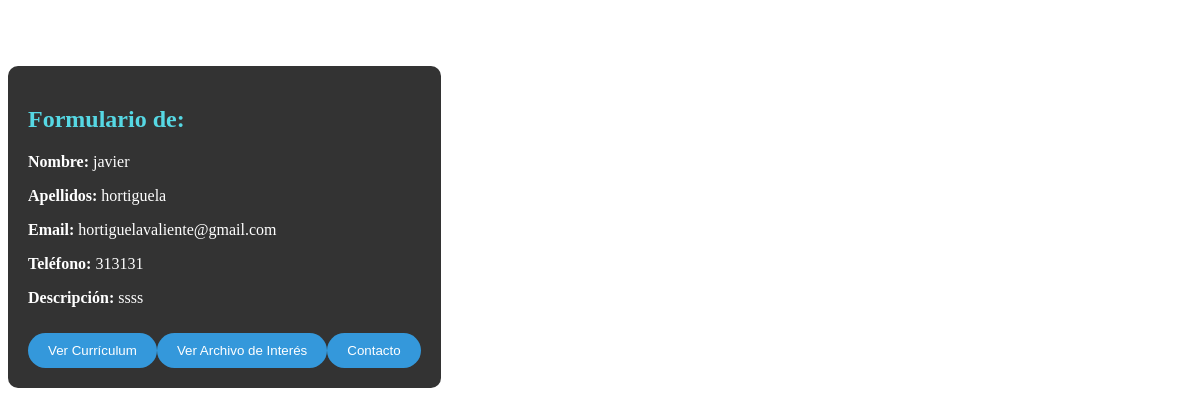
Screenshot of /ver_candidatos.php?Identificador=1 with the database file from the repository.
### tables this page shows
CREATE TABLE `formularios` (
  `Identificador` int(11) NOT NULL,
  `nombre` varchar(50) NOT NULL,
  `apellidos` varchar(50) NOT NULL,
  `email` varchar(100) NOT NULL,
  `telefono` varchar(20) DEFAULT NULL,
  `descripcion` text NOT NULL,
  `oferta_id` int(11) NOT NULL,
  `fecha_creacion` timestamp NOT NULL DEFAULT current_timestamp(),
  `curriculum` varchar(255) DEFAULT NULL,
  `archivo_interes` varchar(255) DEFAULT NULL
);

### ver_candidatos.php (the view, shortened to what this page needs)
<link rel="stylesheet" href="css/estiloRegistros.css">
<?php include 'cabecera.php';
$servername = "localhost";
$username = "examenmarcas";
$password = "examenmarcas";
$database = "proyectofinal";
$conn = new mysqli($servername, $username, $password, $database);
if (isset($_GET['Identificador'])) {
    $oferta_id = $_GET['Identificador'];
$sql = "SELECT f.* FROM formularios f WHERE f.oferta_id = $oferta_id";
    $result = $conn->query($sql);
    if ($result->num_rows > 0) {
        echo "<div class='container'>";
        $count = 0;
        while($row = $result->fetch_assoc()) {
            echo "<div class='form-container'>";
            echo "<div class='form'>";
            echo "<h2>Formulario de:</h2>";
            echo "<p><strong>Nombre:</strong> " . $row["nombre"] . "</p>";
            echo "<p><strong>Apellidos:</strong> " . $row["apellidos"] . "</p>";
            echo "<p class='email' id='email-" . $count . "'><strong>Email:</strong> " . $row["email"] . "</p>";
            echo "<p><strong>Teléfono:</strong> " . $row["telefono"] . "</p>";
            echo "<p><strong>Descripción:</strong> " . $row["descripcion"] . "</p>";
            echo "<button class='boton-azul'><a href='archivos/" . $row["curriculum"] . "' target='_blank'>Ver Currículum</a></button>";
            echo "<button class='boton-azul'><a href='archivos/" . $row["archivo_interes"] . "' target='_blank'>Ver Archivo de Interés</a></button>";
            echo "<button class='boton-azul' id='boton-contacto-" . $count . "'>Contacto</button>";
            echo "</div>";
            echo "</div>";
            $count++;
        }
        echo "</div>";
    } else {
        echo "No hay formularios asociados a esta oferta de trabajo.";
    }
} else {
    echo "ID de oferta de trabajo no proporcionado.";
}
?>

### css/estiloRegistros.css (style rules this page uses)
.container { display: flex; flex-wrap: wrap; justify-content: space-between; }
.form-container { background-color: #333; padding: 20px; margin-bottom: 20px; border-radius: 10px; }
.form { color: white; }
.form h2 { color: #56d8e4; }
.boton-azul { background-color: #3498db; color: white; border: none; padding: 10px 20px; margin-top: 10px; border-radius: 20px; cursor: pointer; text-decoration: none; display: inline-block; transition: background-color 0.3s; }
.boton-azul a { color: white; text-decoration: none; }

### rows the page displays
formularios: nombre "javier", apellidos "hortiguela", email "hortiguelavaliente@gmail.com", telefono "313131", descripcion "ssss"
